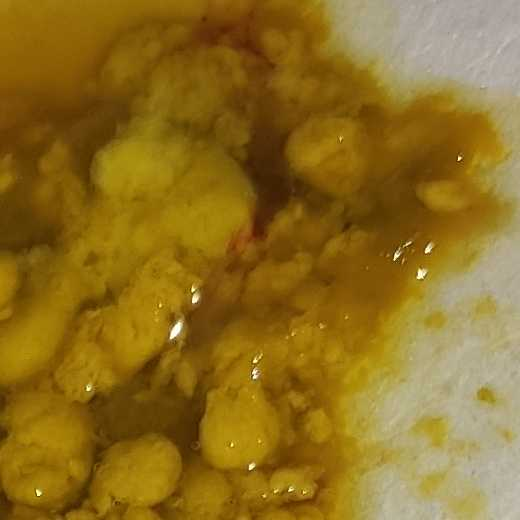
#> input picture imDuplicates/blood_images/blood2.jpg, 520 x 520 px, found by its file name
$ python color_selector.py
#> lines starting #> are read from the running program, lines starting #| are printed output that depends on the picture; long printed decimals are rounded
from sklearn.cluster import KMeans
import matplotlib.pyplot as plt
import numpy as np
import cv2
from collections import Counter
from skimage.color import rgb2lab, deltaE_cie76
import os

def RGB2HEX(color):
    return "#{:02x}{:02x}{:02x}".format(int(color[0]), int(color[1]), int(color[2]))

def get_image(image_path):
    image = cv2.imread(image_path)
#> image is the input picture: shape (520, 520, 3); mean B, G, R 32.5, 110.2, 142.4
    image = cv2.cvtColor(image, cv2.COLOR_BGR2RGB)
    return image

def get_colors(image, number_of_colors, show_chart):

#> called with number_of_colors = 4, show_chart = True
    modified_image = cv2.resize(image, (600, 400), interpolation = cv2.INTER_AREA)
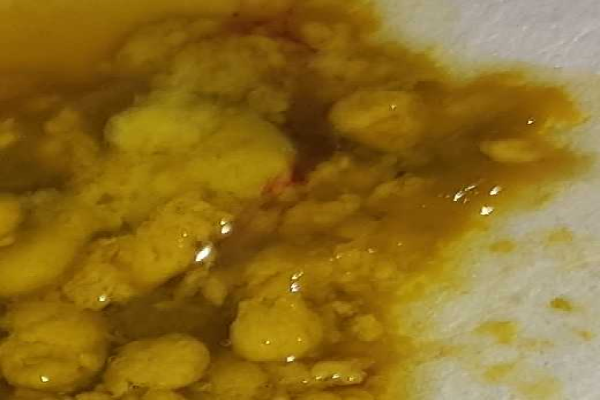
#> modified_image: shape (400, 600, 3); mean R, G, B 142.3, 110, 32.4
    modified_image = modified_image.reshape(modified_image.shape[0]*modified_image.shape[1], 3)

    clf = KMeans(n_clusters = number_of_colors)
    labels = clf.fit_predict(modified_image)

    counts = Counter(labels)
#> counts = {3: 54006, 0: 84417, 2: 56262, 1: 45315}
    # sort to ensure correct color percentage
    counts = dict(sorted(counts.items()))
#> counts = {0: 84417, 1: 45315, 2: 56262, 3: 54006}

    center_colors = clf.cluster_centers_
    # We get ordered colors by iterating through the keys
    ordered_colors = [center_colors[i] for i in counts.keys()]
#> ordered_colors = [[136.2, 96.27, 7.65], [177.5, 168, 128.6], [104.3, 66.97, 5.13], [162.4, 128.5, 19.07]]
    hex_colors = [RGB2HEX(ordered_colors[i]) for i in counts.keys()]
#> hex_colors = ['#886007', '#b1a880', '#684205', '#a28013']
    global rgb_colors
    rgb_colors = [ordered_colors[i] for i in counts.keys()]
#> rgb_colors has the same summary as ordered_colors

    if (show_chart):
        plt.figure(figsize = (8, 6))
        plt.pie(counts.values(), labels = hex_colors, colors = hex_colors)
        plt.show()
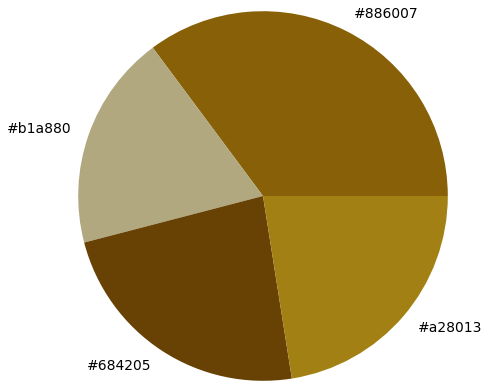
#> figure drawn by matplotlib, 1 panel
    #print(rgb_colors)
    idx = 0
    maxim = 0
    total = sum(counts.values())
#> total = 240000
    for count, val in counts.items():
        test = val/total
        if (test > maxim):
            maxim = test
            idx = count
            maximum = val
#> this loop made 4 passes
#> (val, test, maxim, idx, maximum) on pass 1: (84417, 0.352, 0.352, 0, 84417)
#> (val, test) on passes 2 to 4: (45315, 0.189), (56262, 0.234), (54006, 0.225)
#> after the loop, idx = 0; maxim = 0.352; maximum = 84417

    hex_majority = hex_colors[idx]
#> hex_majority = '#886007'
    global rgb_majority
    rgb_majority = ordered_colors[idx]
#> rgb_majority = [136.2, 96.27, 7.65]
#| [136.210  96.270    7.655]
    # print(hex_majority, rgb_majority)

    return rgb_majority

def match_image_by_color(rgb_majority, threshold = 65, number_of_colors = 4):
#> called with rgb_majority = array of shape (3,), threshold = 65, number_of_colors = 4
    global COLORS
    COLORS = {
    'Vivid pink': [253, 121, 146],
    'Strong pink': [244, 143, 160],
    'Deep pink': [230, 105, 128],
    'Light pink': [248, 195, 206],
    'Moderate pink': [226, 163, 174],
    'Dark pink': [197, 128, 138],
    'Pale pink': [239, 209, 220],
    'Grayish pink': [203, 173, 183],
    'Pinkish white': [239, 221, 229],
    'Pinkish gray': [199, 182, 289],
    'Vivid red': [213, 28, 60],
    'Strong red': [191, 52, 75],
    'Deep red': [135, 18, 45],
    'Very deep red': [92, 6, 37],
    'Moderate red': [177, 73, 85],
    'Dark red': [116, 36, 52],
    'Very dark red': [72, 17, 39],
    'Light grayish red': [180, 136, 141],
    'Grayish red': [152, 93, 98],
    'Dark grayish red': [83, 56, 62],
    'Blackish red': [51, 33, 39],
    'Reddish gray': [146, 129, 134],
    'Dark reddish gray': [93, 78, 83],
    'Reddish black': [48, 38, 43],
    'Vivid yellowish pink': [253, 126, 93],
    'Strong yellowish pink': [245, 144, 128],
    'Deep yellowish pink': [239, 99, 102],
    'Light yellowish pink': [248, 196, 182],
    'Moderate yellowish pink': [226, 166, 152],
    'Dark yellowish pink': [201, 128, 126],
    'Pale yellowish pink': [241, 211, 209],
    'Grayish yellowish pink': [203, 172, 172],
    'Brownish pink': [203, 175, 167],
    'Vivid reddish orange': [232, 59, 27],
    'Strong reddish orange': [219, 93, 59],
    'Deep reddish orange': [175, 51, 24],
    'Moderate reddish orange': [205, 105, 82],
    'Dark reddish orange': [162, 64, 43],
    'Grayish reddish orange': [185, 117, 101],
    'Strong reddish brown': [139, 28, 14],
    'Deep reddish brown': [97, 15, 18],
    'Light reddish brown': [172, 122, 115],
    'Moderate reddish brown': [125, 66, 59],
    'Dark reddish brown': [70, 29, 30],
    'Light grayish reddish brown': [158, 127, 122],
    'Grayish reddish brown': [108, 77, 75],
    'Dark grayish reddish brown': [67, 41, 42],
    'Vivid orange': [247, 118, 11],
    'Brilliant orange': [253, 148, 63],
    'Strong orange': [234, 129, 39],
    'Deep orange': [194, 96, 18],
    'Light orange': [251, 175, 130],
    'Moderate orange': [222, 141, 92],
    'Brownish orange': [178, 102, 51],
    'Strong brown': [138, 68, 22],
    'Deep brown': [87, 26, 7],
    'Light brown': [173, 124, 99],
    'Moderate brown': [114, 74, 56],
    'Dark brown': [68, 33, 18],
    'Light grayish brown': [153, 127, 117],
    'Grayish brown': [103, 79, 72],
    'Dark grayish brown': [62, 44, 40],
    'Light brownish gray': [146, 130, 129],
    'Brownish gray': [96, 82, 81],
    'Brownish black': [43, 33, 30],
    'Vivid orange yellow': [246, 166, 0],
    'Brilliant orange yellow': [255, 190, 80],
    'Strong orange yellow': [240, 161, 33],
    'Deep orange yellow': [208, 133, 17],
    'Light orange yellow': [252, 194, 124],
    'Moderate orange yellow': [231, 167, 93],
    'Dark orange yellow': [195, 134, 57],
    'Pale orange yellow': [238, 198, 166],
    'Strong yellowish orange': [158, 103, 29],
    'Deep yellowish brown': [103, 63, 11],
    'Light yellowish brown': [196, 154, 116],
    'Moderate yellowish brown': [136, 102, 72],
    'Dark yellowish brown': [80, 52, 26],
    'Light grayish yellowish brown': [180, 155, 141],
    'Grayish yellowish brown': [126, 105, 93],
    'Dark grayish yellowish brown': [77, 61, 51],
    'Vivid yellow': [241, 191, 21],
    'Brilliant yellow': [247, 206, 80],
    'Strong yellow': [217, 174, 47],
    'Deep yellow': [184, 143, 22],
    'Light yellow': [244, 210, 132],
    'Moderate yellow': [210, 175, 99],
    'Dark yellow': [176, 143, 66],
    'Pale yellow': [239, 215, 178],
    'Grayish yellow': [200, 177, 139],
    'Dark grayish yellow': [169, 144, 102],
    'Yellowish white': [238, 223, 218],
    'Yellowish gray': [198, 185, 177],
    'Light olive brown': [153, 119, 54],
    'Moderate olive brown': [112, 84, 32],
    'Dark olive brown': [63, 44, 16],
    'Vivid greenish yellow': [235, 221, 33],
    'Brilliant greenish yellow': [233, 220, 85],
    'Strong greenish yellow': [196, 184, 39],
    'Deep greenish yellow': [162, 152, 18],
    'Light greenish yellow': [233, 221, 138],
    'Moderate greenish yellow': [192, 181, 94],
    'Dark greenish yellow': [158, 149, 60],
    'Pale greenish yellow': [230, 220, 171],
    'Grayish greenish yellow': [190, 181, 132],
    'Light olive': [139, 125, 46],
    'Moderate olive': [100, 89, 26],
    'Dark olive': [53, 46, 10],
    'Light grayish olive': [142, 133, 111],
    'Grayish olive': [93, 85, 63],
    'Dark grayish olive': [53, 48, 28],
    'Light olive gray': [143, 135, 127],
    'Olive gray': [88, 81, 74],
    'Olive black': [35, 33, 28],
    'Vivid yellow green': [167, 220, 38],
    'Brilliant yellow green': [195, 223, 105],
    'Strong yellow green': [130, 161, 43],
    'Deep yellow green': [72, 108, 14],
    'Light yellow green': [206, 219, 159],
    'Moderate yellow green': [139, 154, 95],
    'Pale yellow green': [215, 215, 193],
    'Grayish yellow green': [151, 154, 133],
    'Strong olive green': [44, 85, 6],
    'Deep olive green': [35, 47, 0],
    'Moderate olive green': [73, 91, 34],
    'Dark olive green': [32, 52, 11],
    'Grayish olive green': [84, 89, 71],
    'Dark grayish olive green': [47, 51, 38],
    'Vivid yellowish green': [63, 215, 64],
    'Brilliant yellowish green': [135, 217, 137],
    'Strong yellowish green': [57, 150, 74],
    'Deep yellowish green': [23, 106, 30],
    'Very deep yellowish green': [5, 66, 8],
    'Very light yellowish green': [197, 237, 196],
    'Light yellowish green': [156, 198, 156],
    'Moderate yellowish green': [102, 144, 105],
    'Dark yellowish green': [47, 93, 58],
    'Very dark yellowish green': [16, 54, 26],
    'Vivid green': [35, 234, 165],
    'Brilliant green': [73, 208, 163],
    'Strong green': [21, 138, 102],
    'Deep green': [0, 84, 61],
    'Very light green': [166, 226, 202],
    'Light green': [111, 172, 149],
    'Moderate green': [51, 119, 98],
    'Dark green': [22, 78, 61],
    'Very dark green': [12, 46, 36],
    'Very pale green': [199, 217, 214],
    'Pale green': [148, 166, 163],
    'Grayish green': [97, 113, 110],
    'Dark grayish green': [57, 71, 70],
    'Blackish green': [31, 42, 42],
    'Greenish white': [224, 226, 229],
    'Light greenish gray': [186, 190, 193],
    'Greenish gray': [132, 136, 136],
    'Dark greenish gray': [84, 88, 88],
    'Greenish black': [33, 38, 38],
    'Vivid bluish green': [19, 252, 213],
    'Brilliant bluish green': [53, 215, 206],
    'Strong bluish green': [13, 143, 130],
    'Deep bluish green': [0, 68, 63],
    'Very light bluish green': [152, 225, 224],
    'Light bluish green': [95, 171, 171],
    'Moderate bluish green': [41, 122, 123],
    'Dark bluish green': [21, 75, 77],
    'Very dark bluish green': [10, 45, 46],
    'Vivid greenish blue': [0, 133, 161],
    'Brilliant greenish blue': [45, 188, 226],
    'Strong greenish blue': [19, 133, 175],
    'Deep greenish blue': [46, 132, 149],
    'Very light greenish blue': [148, 214, 239],
    'Light greenish blue': [101, 168, 195],
    'Moderate greenish blue': [42, 118, 145],
    'Dark greenish blue': [19, 74, 96],
    'Very dark greenish blue': [11, 44, 59],
    'Vivid blue': [27, 92, 215],
    'Brilliant blue': [65, 157, 237],
    'Strong blue': [39, 108, 189],
    'Deep blue': [17, 48, 116],
    'Very light blue': [153, 198, 249],
    'Light blue': [115, 164, 220],
    'Moderate blue': [52, 104, 158],
    'Dark blue': [23, 52, 89],
    'Very pale blue': [194, 210, 236],
    'Pale blue': [145, 162, 187],
    'Grayish blue': [84, 104, 127],
    'Dark grayish blue': [50, 63, 78],
    'Blackish blue': [30, 37, 49],
    'Bluish white': [225, 225, 241],
    'Light bluish gray': [183, 184, 198],
    'Bluish gray': [131, 135, 147],
    'Dark bluish gray': [80, 84, 95],
    'Bluish black': [36, 39, 46],
    'Vivid purplish blue': [68, 54, 209],
    'Brilliant purplish blue': [128, 136, 226],
    'Strong purplish blue': [83, 89, 181],
    'Deep purplish blue': [42, 40, 111],
    'Very light purplish blue': [183, 192, 248],
    'Light purplish blue': [137, 145, 203],
    'Moderate purplish blue': [77, 78, 135],
    'Dark purplish blue': [34, 34, 72],
    'Very pale purplish blue': [197, 201, 240],
    'Pale purplish blue': [142, 146, 183],
    'Grayish purplish blue': [73, 77, 113],
    'Vivid violet': [121, 49, 211],
    'Brilliant violet': [152, 127, 220],
    'Strong violet': [97, 65, 156],
    'Deep violet': [60, 22, 104],
    'Very light violet': [201, 186, 248],
    'Light violet': [155, 140, 202],
    'Moderate violet': [92, 73, 133],
    'Dark violet': [52, 37, 77],
    'Very pale violet': [208, 198, 239],
    'Pale violet': [154, 144, 181],
    'Grayish violet': [88, 78, 114],
    'Vivid purple': [185, 53, 213],
    'Brilliant purple': [206, 140, 227],
    'Strong purple': [147, 82, 168],
    'Deep purple': [101, 34, 119],
    'Very deep purple': [70, 10, 85],
    'Very light purple': [228, 185, 243],
    'Light purple': [188, 147, 204],
    'Moderate purple': [135, 94, 150],
    'Dark purple': [86, 55, 98],
    'Very dark purple': [55, 27, 65],
    'Very pale purple': [224, 203, 235],
    'Pale purple': [173, 151, 179],
    'Grayish purple': [123, 102, 126],
    'Dark grayish purple': [81, 63, 81],
    'Blackish purple': [47, 34, 49],
    'Purplish white': [235, 223, 239],
    'Light purplish gray': [195, 183, 198],
    'Purplish gray': [143, 132, 144],
    'Dark purplish gray': [92, 82, 94],
    'Purplish black': [43, 38, 48],
    'Vivid reddish purple': [212, 41, 185],
    'Strong reddish purple': [167, 73, 148],
    'Deep reddish purple': [118, 26, 106],
    'Very deep reddish purple': [79, 9, 74],
    'Light reddish purple': [189, 128, 174],
    'Moderate reddish purple': [150, 88, 136],
    'Dark reddish purple': [95, 52, 88],
    'Very dark reddish purple': [63, 24, 60],
    'Pale reddish purple': [173, 137, 165],
    'Grayish reddish purple': [134, 98, 126],
    'Briliant purplish pink': [252, 161, 231],
    'Strong purplish pink': [244, 131, 205],
    'Deep purplish pink': [223, 106, 172],
    'Light purplish pink': [245, 178, 219],
    'Moderate purplish pink': [222, 152, 191],
    'Dark purplish pink': [198, 125, 157],
    'Pale purplish pink': [235, 200, 223],
    'Grayish purplish pink': [199, 163, 185],
    'Vivid purplish red': [221, 35, 136],
    'Strong purplish red': [184, 55, 115],
    'Deep purplish red': [136, 16, 85],
    'Very deep purplish red': [84, 6, 60],
    'Moderate purplish red': [171, 75, 116],
    'Dark purplish red': [110, 41, 76],
    'Very dark purplish red': [67, 20, 50],
    'Light grayish purplish red': [178, 135, 155],
    'Grayish purplish red': [148, 92, 115],
    'White': [231, 225, 233],
    'Light gray': [189, 183, 191],
    'Medium gray': [138, 132, 137],
    'Dark gray': [88, 84, 88],
    'Black': [43, 41, 43]
    }
    majority_lab_color = rgb2lab(np.uint8(np.asarray(rgb_majority)))
#> majority_lab_color = [43.68, 9.17, 49.5]
    diff_start = 100
    global val
    for poss_color in COLORS.values():
        curr_color = rgb2lab(np.uint8(np.asarray(poss_color)))
        diff_real = deltaE_cie76(majority_lab_color, curr_color)
        #print(poss_color)
        if (diff_real < diff_start):
            diff_start = diff_real
            val = poss_color
#> this loop made 267 passes
#> (diff_real, diff_start) on passes 1, 2, 5, 6, 10, 37, 38, 51, 54, 72, 74: (62.62, 62.62), (58.44, 58.44), (56.76, 56.76), (50.68, 50.68), (40.2, 40.2), (35.99, 35.99), (34.48, 34.48), (27.87, 27.87), (20.39, 20.39), (18.47, 18.47), (8.42, 8.42)
#> diff_real on passes 3, 4, 7, 8, 9, 11: 58.78, 63.3, 66.75, 58.82, 68.86, 61.28
#> after the loop, diff_start = 8.42; val = [158, 103, 29]
    #print(val)
    return val, COLORS

def get_key(val, COLORS):
    global color

    key_list = list(COLORS.keys())
    val_list = list(COLORS.values())

    color = key_list[val_list.index(val)]
#> color = 'Strong yellowish orange'
    print('Majority color is: ' + color)
#| Majority color is: Strong yellowish orange
    return color


if __name__ == '__main__':
    image_path = '/Users/nicolasdecapite/Desktop/imDuplicates/blood_images/blood2.jpg'
    # 8 is for the amount of color clusters
    get_colors(get_image(image_path), 4, True)
    print(rgb_majority)
    match_image_by_color(rgb_majority)

    get_key(val, COLORS)

$ run again, with imDuplicates/blood_images/blood1.jpg copied over imDuplicates/blood_images/blood2.jpg
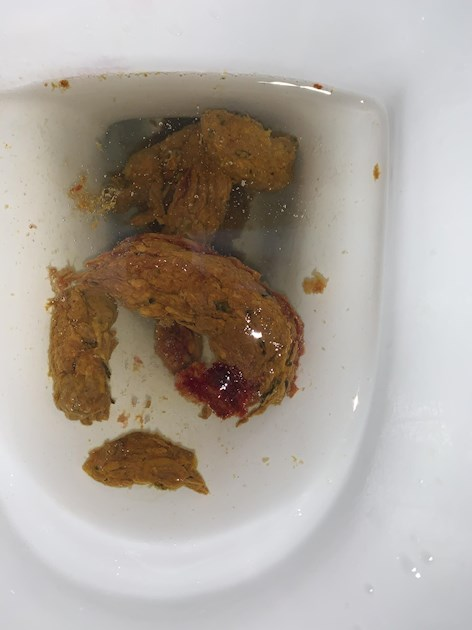
#> input picture imDuplicates/blood_images/blood1.jpg, 472 x 630 px, found by its file name
#> in get_image, image is the input picture: shape (630, 472, 3); mean B, G, R 156.8, 165.2, 173.6
#> in get_colors, `modified_image = cv2.resize(image, (600, 400), interpolation = cv2.INT..`:
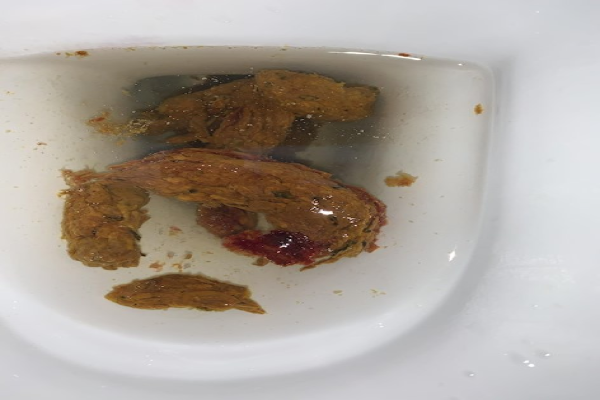
#> modified_image: shape (400, 600, 3); mean R, G, B 173.5, 165.1, 156.7
#> in get_colors, `counts = Counter(labels)`: counts = {3: 96875, 1: 62253, 2: 26712, 0: 54160}
#> in get_colors, `counts = dict(sorted(counts.items()))`: counts = {0: 54160, 1: 62253, 2: 26712, 3: 96875}
#> ordered_colors = [[95.41, 67.11, 40.8], [190, 187.3, 183.4], [149.4, 136.8, 115.4], [213.4, 213.5, 216]]
#> hex_colors = ['#5f4328', '#bebbb7', '#958873', '#d5d5d7']
#> rgb_colors has the same summary as ordered_colors
#> in get_colors, `plt.show()`:
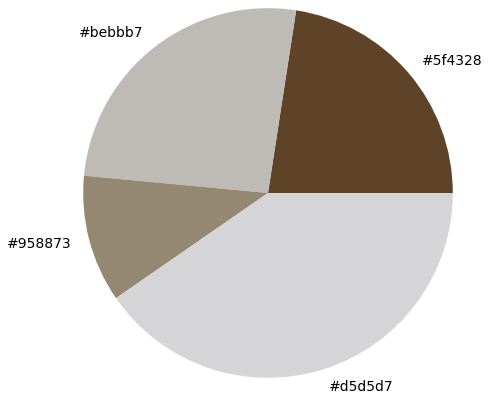
#> figure drawn by matplotlib, 1 panel
#> total = 240000
#> the loop in get_colors, `for count, val in counts.items():` made 4 passes
#> (val, test, maxim, maximum) on passes 1, 2, 4: (54160, 0.226, 0.226, 54160), (62253, 0.259, 0.259, 62253), (96875, 0.404, 0.404, 96875)
#> after the loop in get_colors, `for count, val in counts.items():`: idx = 3; maxim = 0.404; maximum = 96875
#> hex_majority = '#d5d5d7'
#> rgb_majority = [213.4, 213.5, 216]
#| [213.350 213.494 215.987 ]
#> majority_lab_color = [85.32, 0.361, -0.981]
#> the loop in match_image_by_color, `for poss_color in COLORS.values():` made 267 passes
#> (diff_real, diff_start) on passes 1, 2, 4, 7, 9, 92, 148, 153: (56.57, 56.57), (43.28, 43.28), (20.42, 20.42), (11.97, 11.97), (8.44, 8.44), (7.98, 7.98), (6.96, 6.96), (4.57, 4.57)
#> after the loop in match_image_by_color, `for poss_color in COLORS.values():`: diff_start = 4.57; val = [224, 226, 229]
#> color = 'Greenish white'
#| Majority color is: Greenish white

$ run again, with imDuplicates/blood_images/online_v1_02651.jpg copied over imDuplicates/blood_images/blood2.jpg
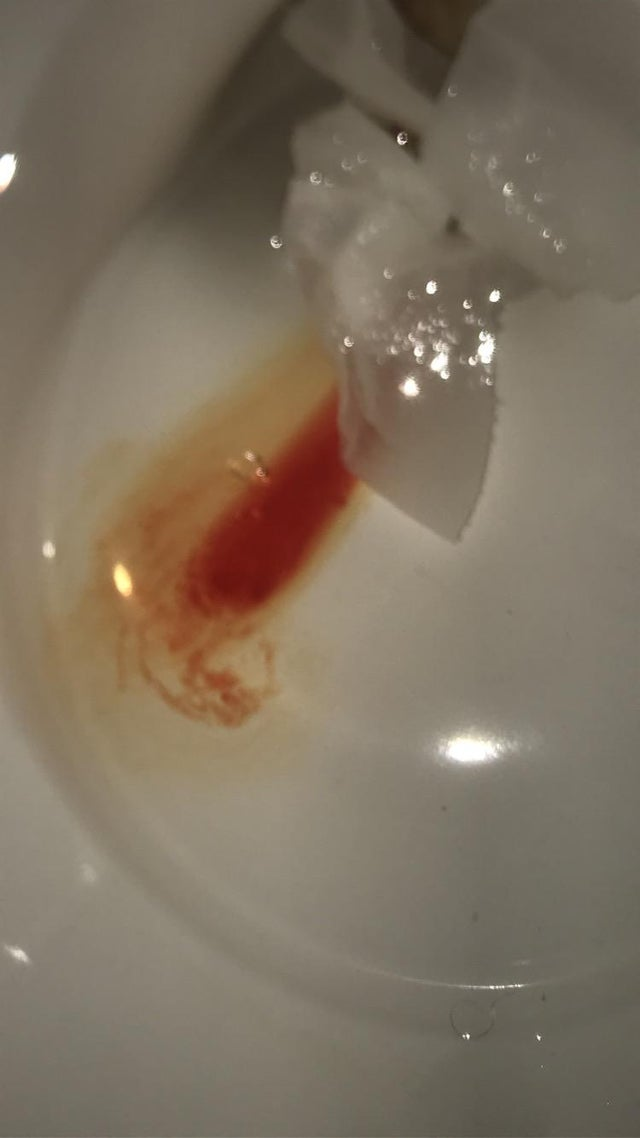
#> input picture imDuplicates/blood_images/online_v1_02651.jpg, 640 x 1138 px, found by its file name
#> in get_image, image is the input picture: shape (1138, 640, 3); mean B, G, R 95, 112.4, 125.4
#> in get_colors, `modified_image = cv2.resize(image, (600, 400), interpolation = cv2.INT..`:
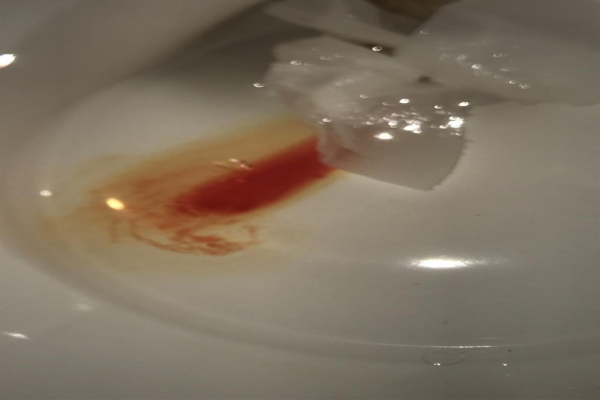
#> modified_image: shape (400, 600, 3); mean R, G, B 125.4, 112.4, 95
#> in get_colors, `counts = Counter(labels)`: counts = {1: 107240, 2: 20008, 0: 111268, 3: 1484}
#> in get_colors, `counts = dict(sorted(counts.items()))`: counts = {0: 111268, 1: 107240, 2: 20008, 3: 1484}
#> ordered_colors = [[141.4, 130.4, 111.5], [114.3, 102.6, 85.95], [88.41, 56.56, 42.8], [229.4, 223.1, 207.2]]
#> hex_colors = ['#8d826f', '#726655', '#58382a', '#e5dfcf']
#> rgb_colors has the same summary as ordered_colors
#> in get_colors, `plt.show()`:
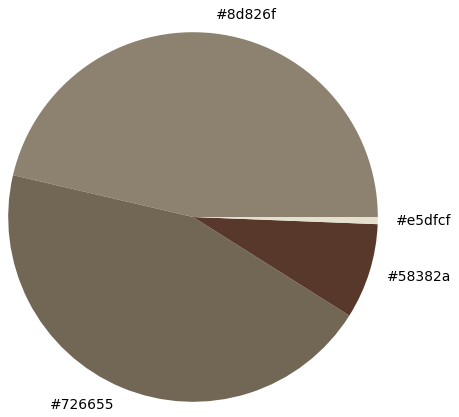
#> figure drawn by matplotlib, 1 panel
#> total = 240000
#> the loop in get_colors, `for count, val in counts.items():` made 4 passes
#> (val, test, maxim, idx, maximum) on pass 1: (111268, 0.464, 0.464, 0, 111268)
#> after the loop in get_colors, `for count, val in counts.items():`: idx = 0; maxim = 0.464; maximum = 111268
#> hex_majority = '#8d826f'
#> rgb_majority = [141.4, 130.4, 111.5]
#| [141.402 130.351 111.523]
#> majority_lab_color = [54.84, 0.882, 11.81]
#> the loop in match_image_by_color, `for poss_color in COLORS.values():` made 267 passes
#> (diff_real, diff_start) on passes 1, 2, 4, 5, 6, 8, 18, 22: (53.1, 53.1), (42.38, 42.38), (36.31, 36.31), (31.27, 31.27), (28.45, 28.45), (25.51, 25.51), (19.46, 19.46), (13.77, 13.77)
#> after the loop in match_image_by_color, `for poss_color in COLORS.values():`: diff_start = 2.05; val = [142, 133, 111]
#> color = 'Light grayish olive'
#| Majority color is: Light grayish olive
